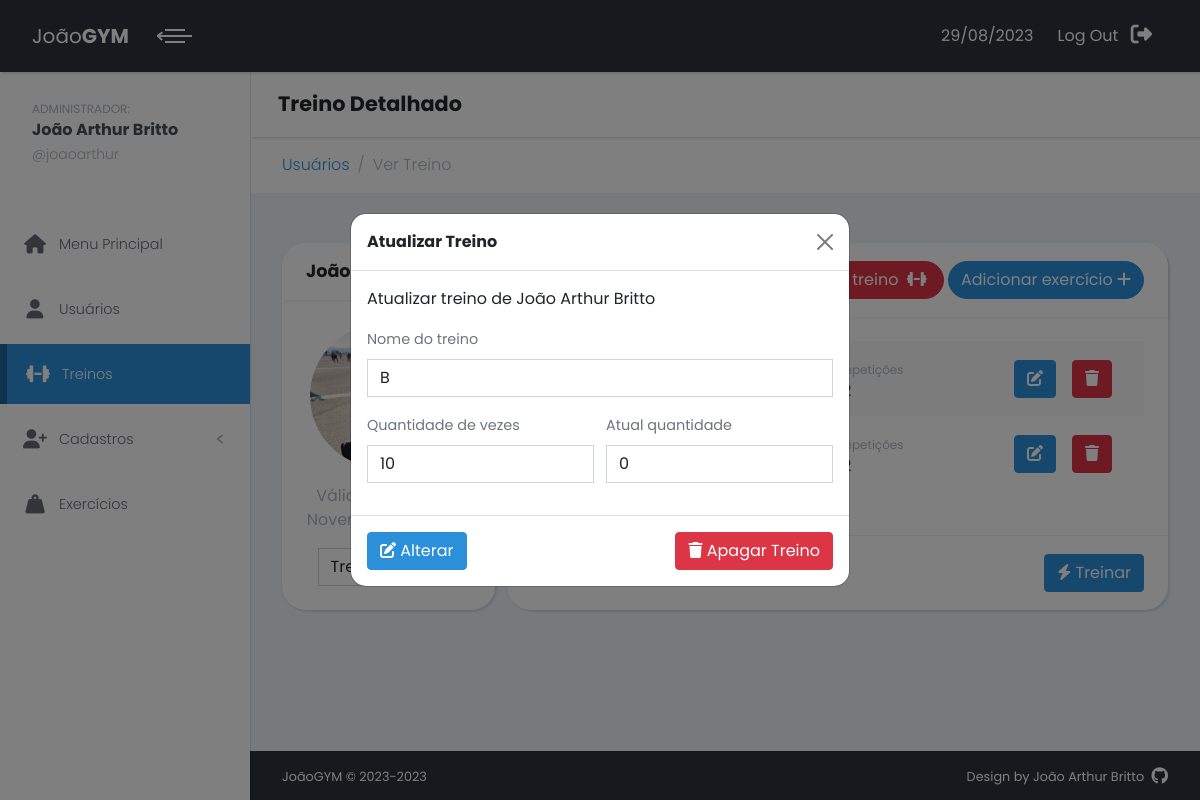
/treino/alterarTreino/16/B/ (signed in), run on the app's committed database.
### cadastro/models.py (models this page shows, shortened)
class Person(models.Model):
    matricula = models.AutoField('Matrícula', primary_key=True)
    name = models.CharField('Nome', max_length=100)
    email = models.EmailField('E-mail')
    cpf = models.CharField('CPF', max_length=14, unique=True)
    birthDate = models.DateField('Data de nascimento')
    phone = models.CharField('Telefone', max_length=15)
    whatsapp = models.BooleanField('Possui whatsapp?', default=True)
    profileImage = models.ImageField('Imagem de perfil', upload_to ="profileImages/", blank=True)

### treino/models.py (models this page shows, shortened)
class Workout(models.Model):
    workout_person = models.ForeignKey(Person, on_delete=models.CASCADE, related_name='workouts')
    workout_name = models.CharField('Nome do treino', max_length=1, validators=[MaxLengthValidator(limit_value=1)])
    quantity = models.IntegerField('Quantidade de vezes')
    current_quantity = models.IntegerField('Atual quantidade',default=0, blank=True)

class Workout_exercise(models.Model):
    workout = models.ForeignKey(Workout, on_delete=models.CASCADE, related_name='exercises')
    exercise = models.ForeignKey(Exercise, on_delete=models.CASCADE)
    series = models.IntegerField('Series', default=3)
    reps = models.IntegerField('Repetições', default=12)

### treino/views.py (the view, shortened to what this page needs)
# urls.py: path('alterarTreino/<int:usuario_id>/<str:workout>/', views.alterarTreino, name='alterar-treino'),
@login_required
def alterarTreino(request, usuario_id, workout):
    formset = AddExerciciosTreino()
    person = Person.objects.get(pk=usuario_id)
    curr_workout = Workout.objects.get(workout_person=person, workout_name=workout)
    workout_exercises = curr_workout.exercises.all()
    treino_formset = CadastrarTreino()
    treino = Treino(request.POST or None, instance=curr_workout)
    context = {
        "exercise_formset":formset,
        'person':person,
        'workout':curr_workout,
        "workout_exercises":workout_exercises,
        "treino_formset":treino,
    }
    return render(request, "alterarTreino.html", context=context)

### treino/forms.py
class Treino(ModelForm):
    class Meta:
        model = Workout
        exclude = ("workout_person",)
        widgets = {
            "workout_name":forms.TextInput(attrs={'class':'form-control'}),
            "quantity": forms.NumberInput(attrs={'class':'form-control'}),
            "current_quantity": forms.NumberInput(attrs={'class':'form-control'}),
        }

### exercicios/models.py (called while the page is built)
    def __str__(self):
        return self.name

### usuarios/templatetags/customTags.py (called while the page is built)
@register.filter(expects_localtime=True)
def is_past(value):
    if isinstance(value, datetime):
        value = value.date()
    return value < date.today()

@register.filter
def starts_with(value, prefix):
    return value.startswith(prefix)

### treino/templates/alterarTreino.html (shortened to what this page needs)
{% extends 'perfilTreino.html' %}
{% block edit %}
<div class="modal fade show d-block " id="exampleModal" tabindex="-1" aria-labelledby="exampleModalLabel" role="dialog">
    <div class="modal-dialog modal-dialog-centered">
        <div class="modal-content ">
            <div class="modal-header">
                <h1 class="modal-title fs-5" id="exampleModalLabel">Atualizar Treino</h1>
                <a href="{% url 'ver-treino' person.matricula workout.workout_name %}" type="button" class="btn-close"></a>
            </div>
            <form action="{% url 'alterar-treino' person.matricula workout.workout_name %}" method="post">
            <div class="modal-body">
                <p>Atualizar treino de {{person.name}}</p>
                  <div class="mb-3">
                    <label class="form-label" for="{{treino_formset.workout_name.auto_id}}">Nome do
                      treino</label>
                    {{treino_formset.workout_name}}
                  </div>
                  <div class="row">
                    <div class="col mb-3">
                      <label class="form-label"
                        for="{{form.quantity.auto_id}}">{{treino_formset.quantity.label}}</label>
                      {{treino_formset.quantity}}
                    </div>
                    <div class="col mb-3">
                        <label class="form-label"
                          for="{{form.current_quantity.auto_id}}">{{treino_formset.current_quantity.label}}</label>
                        {{treino_formset.current_quantity}}
                      </div>
                  </div>
                </div>
                <div class="modal-footer justify-content-between">
                  <button class="btn btn-primary" type="submit">
                    <i class="fa-solid fa-pen-to-square"></i>
                    Alterar
                  </button>
                  <a class="btn btn-danger" href="{% url 'apagar-treino' person.matricula workout.workout_name %}">
                    <i class="fa-solid fa-trash"></i>
                    Apagar Treino
                  </a>
                </div>
              </form>
              </div>
    </div>
</div>
{% endblock %}

### treino/templates/perfilTreino.html (shortened to what this page needs)
{% extends 'layout.html' %}
{% load static %}
{% load customTags %}
{% block subtitle %}Treino Detalhado{% endblock %}
{% block breadcrumbs %}
<li class="breadcrumb-item"><a class="fw-light" href="{% url 'usuarios' %}">Usuários</a></li>
<li class="breadcrumb-item active fw-light" aria-current="page">Ver Treino</li>
{% endblock %}
{% block content %}
<section class="workouts">
  <div class="container-fluid">
    <div class="row gy-4 align-items-stretch">
      <div class="col-md-3" id="perfil-detalhado">
        <div class="card mb-0">
          <div class="card-header d-flex align-items-center">
            <h3 class="h4 mb-0">{{person.name}}</h3>
          </div>
          <div class="card-body row text-center">
            <div class="col-md-12 col-sm-6">
            </div>
            <div class="col-md-12 col-sm-5">
              {% if person.plan.expiration_date|is_past %}
              <p class="text-danger mt-4">Assinatura expirada</p>
              {% else %}
              <p class="text-gray-500 my-3">Válido até: {{person.plan.expiration_date}}</p>
              {% endif %}
              <form action="{% url 'redirecionar-treino' person.matricula %}" class="row align-items-center justify-content-center">
                <div class="col-5 col-sm-7">
                </div>
                <div class="col-2">
                  <button class="btn btn-primary">Ir</button>
                </div>
              </form>
            </div>
          </div>
        </div>
      </div>
      <div class="col-md-9" id="treino-completo">
        <div class="card mb-0 h-100">
          <div class="card-header d-flex align-items-center justify-content-between">
            <h3 class="mb-1">Treino {{workout.workout_name}}
              <a class="text-gray-600" href="{% url 'alterar-treino' person.matricula workout.workout_name %}">
              </a>
              {% if workout.current_quantity > workout.quantity %}
                <p class="position-absolute ms-1 mt-1 text-danger text-sm">
                  {{workout.current_quantity}}/{{workout.quantity}} - Treino expirado
                </p>
              {% else %}
                <p class="position-absolute ms-1 mt-1 text-gray-600 text-sm">
                </p>
              {% endif %}
            </h3>
            <div>
              <button class="btn btn-danger rounded-pill" type="button" data-bs-toggle="modal"
                data-bs-target="#createWorkout">
                <span class="d-none d-md-inline">Criar treino</span>
                <i class="ms-sm-1 mx-1 fa-solid fa-dumbbell"></i>
              </button>
              <button class="btn btn-primary rounded-pill" type="button" data-bs-toggle="modal"
                data-bs-target="#exerciseWorkout">
                <span class="d-none d-md-inline">Adicionar exercício</span>
                <i class="mx-md-0 mx-1 fa-solid fa-plus"></i>
              </button>
              {% block edit %}{% endblock %}
            </div>
          </div>
          {% if workout_exercises %}
          <div class="card-body">
            {% for workout_exercise in workout_exercises %}
            <div class="p-3 d-flex align-items-center {% cycle 'bg-light' '' %}">
              <div class="col-4">
                <small class="text-gray-500">Nome</small>
                <h5 class="h5 fw-normal text-dark mb-0">{{workout_exercise.exercise.name}}</h5>
              </div>
              <div class="col-2">
                <small class="text-gray-500">Séries</small>
                <h5 class="h5 fw-normal text-dark mb-0">{{workout_exercise.series}}</h5>
              </div>
              <div class="col-2">
                <small class="text-gray-500 d-none d-sm-inline">Repetições</small>
                <h5 class="h5 fw-normal text-dark mb-0">{{workout_exercise.reps}}</h5>
              </div>
              <div class="col d-flex justify-content-end">
                <a class="btn btn-primary"
                  href="{% url 'alterar-exercicioTreino' person.matricula workout.workout_name workout_exercise.id %}">
                  <i class="fa-solid fa-pen-to-square"></i>
                </a>
                <a class="btn btn-danger mx-3"
                  href="{% url 'excluir-exercicioTreino' person.matricula workout.workout_name workout_exercise.id %}">
                  <i class="fa-solid fa-trash"></i>
                </a>
              </div>
            </div>
            {% endfor %}
          </div>
          <div class="card-footer d-flex justify-content-end bg-transparent">
            <a href="{% url 'treinar' person.matricula workout.workout_name %}" class="btn btn-primary">
              <i class="fa-solid fa-bolt"></i>
              Treinar
            </a>
          </div>
          {% endif %}
        </div>
      </div>
    </div>
  </div>
</section>
{% endblock %}

### menu/templates/layout.html (shortened to what this page needs)
{% load static %}
{% load customTags %}
{% now "Y" as current_year %}
{% url 'menu-principal' as menu %}
{% url 'cadastro' as cadastro %}
{% url 'usuarios' as usuarios %}
{% url 'treinos' as treinos %}
{% url 'exercicios' as exerciciosUrl %}
{% now "d/m/Y" as current_date %}
<!DOCTYPE html>
<html>
  <head>
    <link rel="stylesheet" href="{% static 'css/custom.css' %}" />
    <link
      rel="stylesheet"
      href="{% static 'css/style.blue.css' %}"
      id="theme-stylesheet"
    />
  </head>
  <body>
    <div class="page">
      <header class="header z-index-50">
        <nav
          class="nav navbar py-3 px-0 shadow-sm text-white position-relative"
        >
          <div class="container-fluid w-100">
            <div
              class="navbar-holder d-flex align-items-center justify-content-between w-100"
            >
              <div class="navbar-header">
                <a
                  class="navbar-brand d-none d-sm-inline-block"
                  href="/"
                >
                  <div class="brand-text d-none d-lg-inline-block">
                    <span>João</span><strong>GYM</strong>
                  </div>
                </a>
                <a
                  class="ms-2 menu-btn active"
                  id="toggle-btn"
                  href="#"
                  ><span></span><span></span><span></span
                ></a>
              </div>
              <ul
                class="nav-menu list-unstyled d-flex flex-md-row align-items-sm-center"
              >
                <li class="nav-item my-0 py-0">
                  <p class="d-inline me-xl-2 mt-5">{{current_date}}</p>
                </li>
                <li class="nav-item">
                  <a class="nav-link text-white" href="{% url 'logout' %}">
                    <span class="d-none d-sm-inline me-xl-2">Log Out</span>
                    <i class="fa-solid fa-right-from-bracket fa-lg"></i>
                  </a>
                </li>
              </ul>
            </div>
          </div>
        </nav>
      </header>
      <div class="page-content d-flex align-items-stretch">
        <nav class="side-navbar z-index-40">
          <a href="{% url 'admin' %}" class>
            <div class="sidebar-header d-flex align-items-center py-4 px-3">
              <div class="ms-3 title">
                <small class="text-gray-500">ADMINISTRADOR:</small>
                <h5 class="mb-2 me-0 text-gray-700">
                  {{user.first_name}} {{user.last_name}}
                </h5>
                <p class="text-sm text-gray-500 fw-light mb-0 lh-1">
                  @{{user.username}}
                </p>
              </div>
            </div>
          </a>
          <ul class="list-unstyled py-4">
            <li
              class="sidebar-item {% if request.path == menu %} active {% endif %}"
            >
              <a class="sidebar-link" href="{{menu}}">
                <i class="fa-solid fa-house fa-lg me-xl-2"></i>
                Menu Principal
              </a>
            </li>
            <li
              class="sidebar-item {% if request.path|starts_with:usuarios %}active{% endif %}"
            >
              <a class="sidebar-link" href="{{usuarios}}">
                <i class="fa-solid fa-user fa-lg me-xl-2"></i>
                Usuários
              </a>
            </li>
            <li
              class="sidebar-item {% if request.path|starts_with:treinos %}active{% endif %}"
            >
              <a class="sidebar-link" href="{{treinos}}">
                <i class="fa-solid fa-dumbbell fa-lg me-xl-2"></i>
                Treinos
              </a>
            </li>
            <li
              class="sidebar-item {% if request.path|starts_with:cadastro %}active{% endif %}"
            >
              <a
                class="sidebar-link"
                href="#exampledropdownDropdown"
                data-bs-toggle="collapse"
              >
                <i class="fa-solid fa-user-plus fa-lg me-xl-2"></i>
                Cadastros
              </a>
            </li>
            <li
              class="sidebar-item {% if request.path|starts_with:exerciciosUrl %}active{% endif %}"
            >
              <a class="sidebar-link" href="{{exerciciosUrl}}">
                <i class="fa-solid fa-weight-hanging fa-lg me-xl-2"></i>
                Exercícios
              </a>
            </li>
          </ul>
        </nav>
        <div class="content-inner w-100">
          <header class="bg-white shadow-sm px-4 py-3 z-index-20">
            <div class="container-fluid px-0">
              <h2 class="mb-0 p-1">{% block subtitle %}{% endblock %}</h2>
            </div>
          </header>
          <div class="bg-white">
            <div class="container-fluid">
              <nav aria-label="breadcrumb">
                <ol class="breadcrumb mb-0 py-3">
                  {% block breadcrumbs %} {% endblock %}
                </ol>
              </nav>
            </div>
          </div>
          {% include 'messages.html' %} {% block content %} {% endblock %}
          <footer
            class="position-absolute bottom-0 bg-darkBlue text-white text-center py-3 w-100 text-xs"
            id="footer"
          >
            <div class="container-fluid">
              <div class="row gy-2">
                <div class="col-sm-6 text-sm-start">
                  <p class="mb-0">JoãoGYM © 2023-{{current_year}}</p>
                </div>
                <div class="col-sm-6 text-sm-end">
                  <p class="mb-0">
                    Design by
                    <a
                      href="https://github.com/j0aoarthur"
                      class="text-white text-decoration-none"
                      >João Arthur Britto
                      <i class="ms-1 fa-brands fa-github fa-lg"></i>
                    </a>
                  </p>
                </div>
              </div>
            </div>
          </footer>
        </div>
      </div>
    </div>
    <link
      rel="stylesheet"
      href="https://use.fontawesome.com/releases/v5.7.1/css/all.css"
    />
  </body>
</html>

### staticfiles/css/custom.css (style rules this page uses)
.sidebar-item { margin: 5px 0; line-height: 0.8rem; }
.sidebar-link { font-weight: 600; color: #2b90d9; }
.sidebar-link i { margin: 0.8rem 0; width: 2rem; text-align: center; }
input[type='number'] { -moz-appearance: textfield; }

### data on the page
Person: name "João…", name "João Arthur Britto"
Workout: workout_name "B", quantity "10", current_quantity "0"

### other printed values
{{ current_date }} "29/08/2023"
{{ user.first_name }} "João Arthur"
{{ user.last_name }} "Britto"
{{ user.username }} "joaoarthur"
{{ treino_formset.quantity.label }} "Quantidade de vezes"
{{ treino_formset.current_quantity.label }} "Atual quantidade"
{{ current_year }} "2023"
